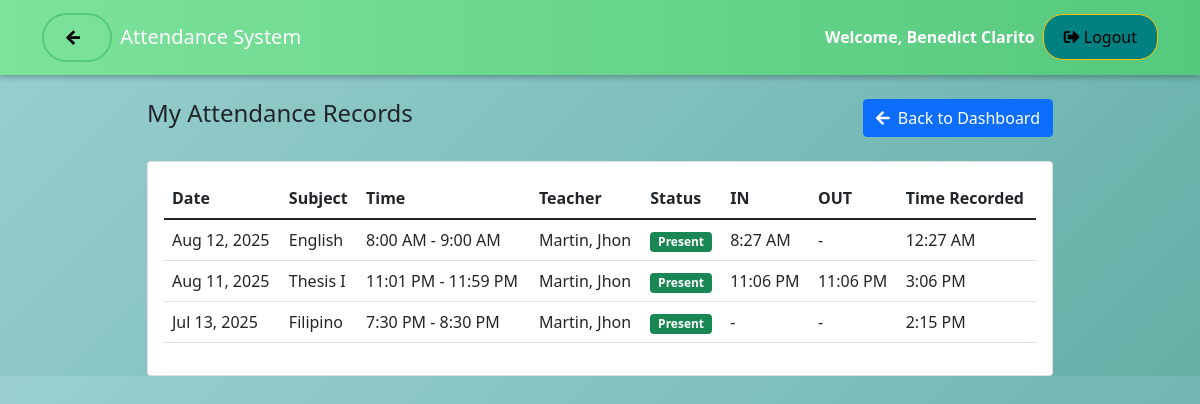
Page /admin/student/attendance_records.php (signed in) on the committed database.
### tables this page shows
CREATE TABLE `attendance` (
  `attendance_id` int(11) NOT NULL,
  `student_id` varchar(20) DEFAULT NULL,
  `schedule_id` int(11) DEFAULT NULL,
  `attendance_date` date NOT NULL,
  `in_time` datetime DEFAULT NULL,
  `out_time` datetime DEFAULT NULL,
  `status` enum('Present','Absent','Late') DEFAULT 'Absent',
  `created_at` timestamp NOT NULL DEFAULT current_timestamp(),
  `updated_at` timestamp NOT NULL DEFAULT current_timestamp() ON UPDATE current_timestamp()
);

CREATE TABLE `subjects` (
  `subject_id` int(11) NOT NULL,
  `subject_name` varchar(100) NOT NULL,
  `description` text DEFAULT NULL
);

CREATE TABLE `schedules` (
  `schedule_id` int(11) NOT NULL,
  `subject_id` int(11) DEFAULT NULL,
  `section_id` int(11) DEFAULT NULL,
  `teacher_id` int(11) DEFAULT NULL,
  `day_of_week` varchar(10) NOT NULL,
  `start_time` time NOT NULL,
  `end_time` time NOT NULL,
  `status` enum('Open','Closed') DEFAULT 'Closed',
  `school_year` varchar(9) NOT NULL COMMENT 'Format: 2024-2025',
  `created_at` timestamp NOT NULL DEFAULT current_timestamp(),
  `updated_at` timestamp NOT NULL DEFAULT current_timestamp() ON UPDATE current_timestamp()
);

### admin/student/attendance_records.php (the view, shortened to what this page needs)
<?php
include '../../includes/header.php';
$student_id = $_SESSION['student_id'];
$current_page = isset($_GET['page']) ? (int)$_GET['page'] : 1;
$records_per_page = 10;
$offset = ($current_page - 1) * $records_per_page;
$query = "SELECT a.attendance_date, a.status, a.in_time, a.out_time, a.created_at as time_recorded,
          sub.subject_name, s.start_time, s.end_time,
          CONCAT(t.lastname, ', ', t.firstname) as teacher_name
          FROM attendance a
          JOIN schedules s ON a.schedule_id = s.schedule_id
          JOIN subjects sub ON s.subject_id = sub.subject_id
          JOIN teachers t ON s.teacher_id = t.teacher_id
          WHERE a.student_id = ?
          ORDER BY a.attendance_date DESC, s.start_time DESC
          LIMIT ? OFFSET ?";
$stmt = $conn->prepare($query);
$stmt->bind_param("sii", $student_id, $records_per_page, $offset);
$stmt->execute();
$records = $stmt->get_result();
$recordsData = [];
while ($row = $records->fetch_assoc()) { $recordsData[] = $row; }
?>
<!DOCTYPE html>
<html lang="en">
<head>
    <link href="https://cdn.jsdelivr.net/npm/bootstrap@5.1.3/dist/css/bootstrap.min.css" rel="stylesheet">
    <link rel="stylesheet" href="https://cdnjs.cloudflare.com/ajax/libs/font-awesome/5.15.4/css/all.min.css">
</head>
<body>
<div class="container mt-4">
    <div class="row justify-content-center">
        <div class="col-md-10">
            <div class="d-flex justify-content-between align-items-center mb-4">
                <h4>My Attendance Records</h4>
                <a href="<?php echo BASE_URL; ?>/admin/student/dashboard.php" class="btn btn-primary">
                    <i class="fas fa-arrow-left me-2"></i>Back to Dashboard
                </a>
            </div>
            <div class="card">
                <div class="card-body">
                    <div class="table-responsive d-none d-md-block">
                        <table class="table table-hover">
                            <thead>
                                <tr>
                                    <th>Date</th>
                                    <th>Subject</th>
                                    <th>Time</th>
                                    <th>Teacher</th>
                                    <th>Status</th>
                                    <th>IN</th>
                                    <th>OUT</th>
                                    <th>Time Recorded</th>
                                </tr>
                            </thead>
                            <tbody>
                                <?php foreach ($recordsData as $record): ?>
                                    <tr>
                                        <td><?php echo date('M j, Y', strtotime($record['attendance_date'])); ?></td>
                                        <td><?php echo htmlspecialchars($record['subject_name']); ?></td>
                                        <td><?php echo date('g:i A', strtotime($record['start_time'])) . ' - ' . date('g:i A', strtotime($record['end_time'])); ?></td>
                                        <td><?php echo htmlspecialchars($record['teacher_name']); ?></td>
                                        <td>
                                            <span class="badge bg-<?php
                                                echo $record['status'] === 'Present' ? 'success' :
                                                    ($record['status'] === 'Late' ? 'warning' : 'danger');
                                            ?>"><?php echo $record['status']; ?></span>
                                        </td>
                                        <td><?php echo !empty($record['in_time']) ? date('g:i A', strtotime($record['in_time'])) : '-'; ?></td>
                                        <td><?php echo !empty($record['out_time']) ? date('g:i A', strtotime($record['out_time'])) : '-'; ?></td>
                                        <td><?php echo date('g:i A', strtotime($record['time_recorded'])); ?></td>
                                    </tr>
                                <?php endforeach; ?>
                            </tbody>
                        </table>
                    </div>
                </div>
            </div>
        </div>
    </div>
</div>
</body>
</html>
<?php include '../../includes/footer.php'; ?>

### includes/header.php (style rules this page uses)
body { background: linear-gradient(135deg, #99CFD0, #65afa7); }

### rows in the picture
attendance: attendance_date "Aug 12, 2025", subjects.subject_name "English", schedule.start_time "8:00 AM", schedule.end_time "9:00 AM", teacher_name "Martin, Jhon", status "Present", in_time "8:27 AM", created_at "12:27 AM"
attendance: attendance_date "Aug 11, 2025", subjects.subject_name "Thesis I", schedule.start_time "11:01 PM", schedule.end_time "11:59 PM", teacher_name "Martin, Jhon", status "Present", in_time "11:06 PM", out_time "11:06 PM", created_at "3:06 PM"
attendance: attendance_date "Jul 13, 2025", subjects.subject_name "Filipino", schedule.start_time "7:30 PM", schedule.end_time "8:30 PM", teacher_name "Martin, Jhon", status "Present", created_at "2:15 PM"

### other values in the picture
$_SESSION['name'] "Benedict Clarito"
